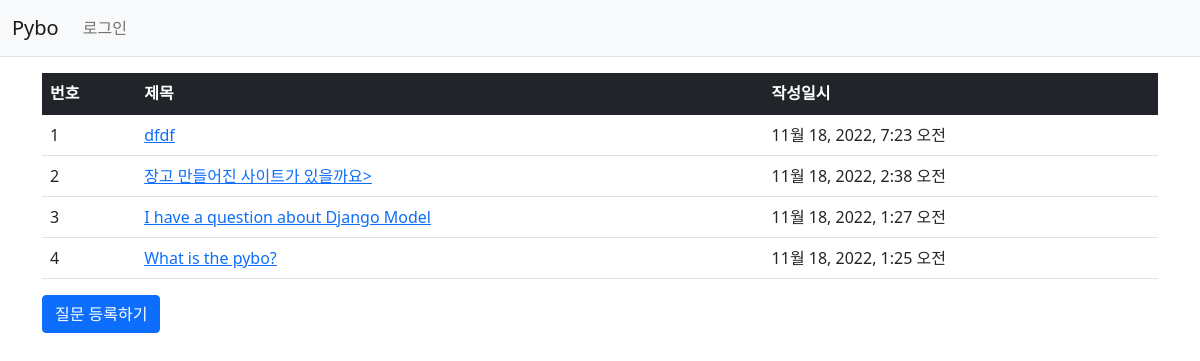
Page /pybo/ on the earlier database version.
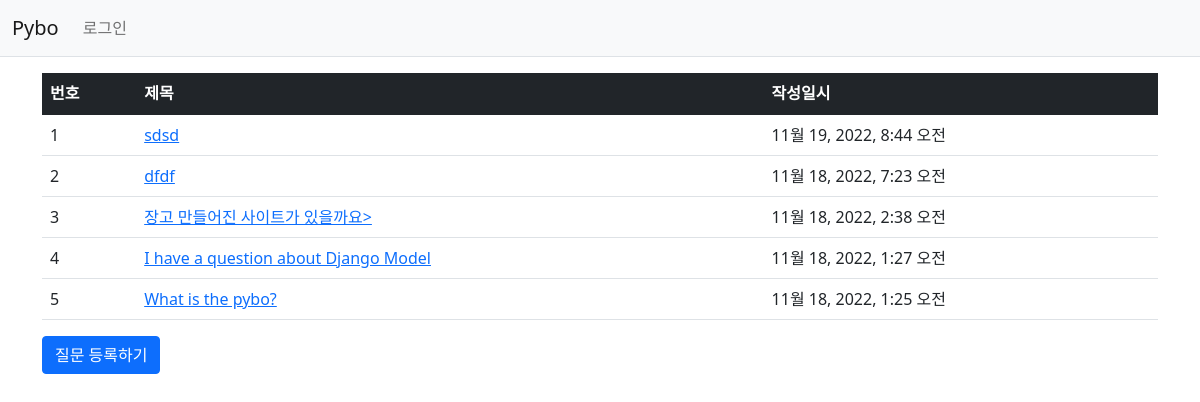
Same page on the later database version.
### pybo/models.py (models this page shows, shortened)
class Question(models.Model):
    subject = models.CharField(max_length=200)
    content = models.TextField()
    create_date = models.DateTimeField()

### pybo/views.py (the view)
# urls.py: path('',views.index, name='index'),
def index(request):
    question_list = Question.objects.order_by('-create_date')
    context = {'question_list': question_list}
    return render(request, 'pybo/question_list.html', context)

### pybo/templates/pybo/question_list.html
{% extends 'base.html' %}
{% block content %}
<div class="container my-3">
    <table class="table">
        <thead>
        <tr class="table-dark">
            <th>번호</th>
            <th>제목</th>
            <th>작성일시</th>
        </tr>
        </thead>
        <tbody>
        {% if question_list %}
        {% for question in question_list %}
        <tr>
            <td>{{ forloop.counter }}</td>
            <td>
                <a href="{% url 'pybo:detail' question.id %}">{{ question.subject }}</a>
            </td>
            <td>{{ question.create_date }}</td>
        </tr>
        {% endfor %}
        {% else %}
        <tr>
            <td colspan="3">질문이 없습니다.</td>
        </tr>
        {% endif %}
        </tbody>
    </table>
    <a href="{% url 'pybo:question_create' %}" class="btn btn-primary">질문 등록하기</a>
</div>
{% endblock %}

### templates/base.html (shortened to what this page needs)
{% load static %}
<!doctype html>
<html lang="ko">
<head>
    <link rel="stylesheet" type="text/css" href="{% static 'bootstrap.min.css' %}">
    <link rel="stylesheet" type="text/css" href="{% static 'style.css' %}">
</head>
<body>
{% include "navbar.html" %}
{% block content %}
{% endblock %}
</body>
</html>

### templates/navbar.html (shortened to what this page needs)
<nav class="navbar navbar-expand-lg navbar-light bg-light border-bottom">
    <div class="container-fluid">
        <a class="navbar-brand" href="{% url 'pybo:index' %}">Pybo</a>
        <div class="collapse navbar-collapse" id="navbarSupportedContent">
            <ul class="navbar-nav me-auto mb-2 mb-lg-0">
                <li class="nav-item">
                    <a class="nav-link" href="#">로그인</a>
                </li>
            </ul>
        </div>
    </div>
</nav>

Differences in the rows shown:
added Question: subject "sdsd", create_date "11월 19, 2022, 8:44 오전"
